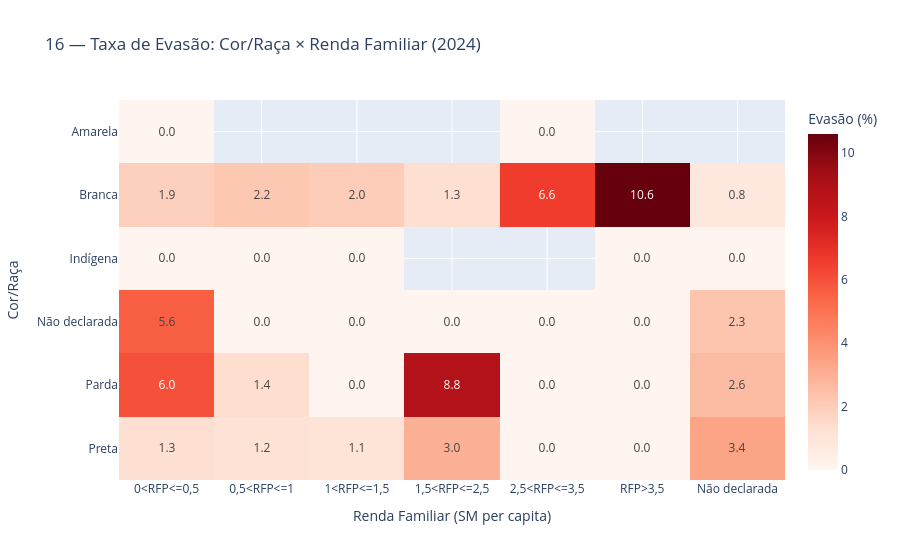

The notebook cell this image was saved under:
### Code cell
# ── Gráfico 16: Evasão — Cor/Raça × Renda Familiar ───────────────────────────

pivot_16 = heatmap_cruzado(
    df, "Cor / Raça", "Renda Familiar", "Evadidos", ordem_x=ORDEM_RENDA
)
fig_16 = px.imshow(
    pivot_16, text_auto=".1f", color_continuous_scale="Reds",
    labels={"color": "Evasão (%)"},
    title=f"16 — Taxa de Evasão: Cor/Raça × Renda Familiar ({ultimo_ano})",
    aspect="auto",
)
fig_16.update_layout(
    xaxis_title="Renda Familiar (SM per capita)", yaxis_title="Cor/Raça",
    coloraxis_colorbar=dict(title="Evasão (%)"),
)
fig_16.show()

### Figure 1 — Plotly figure (JSON) as saved in the notebook; plotly's stock layout.template omitted (floating-point values rounded to 4 significant figures)
{"data": [{"coloraxis": "coloraxis", "hovertemplate": "Renda Familiar: %{x}<br>Cor / Raça: %{y}<br>Evasão (%): %{z}<extra></extra>", "name": "0", "texttemplate": "%{z:.1f}", "type": "heatmap", "x": ["0<RFP<=0,5", "0,5<RFP<=1", "1<RFP<=1,5", "1,5<RFP<=2,5", "2,5<RFP<=3,5", "RFP>3,5", "Não declarada"], "xaxis": "x", "y": ["Amarela", "Branca", "Indígena", "Não declarada", "Parda", "Preta"], "yaxis": "y", "z": [[0.0, NaN, NaN, NaN, 0.0, NaN, NaN], [1.9, 2.2, 2.0, 1.3, 6.6, 10.6, 0.8], [0.0, 0.0, 0.0, NaN, NaN, 0.0, 0.0], [5.6, 0.0, 0.0, 0.0, 0.0, 0.0, 2.3], [6.0, 1.4, 0.0, 8.8, 0.0, 0.0, 2.6], [1.3, 1.2, 1.1, 3.0, 0.0, 0.0, 3.4]]}], "layout": {"coloraxis": {"colorbar": {"title": {"text": "Evasão (%)"}}, "colorscale": [[0, "rgb(255,245,240)"], [0.125, "rgb(254,224,210)"], [0.25, "rgb(252,187,161)"], [0.375, "rgb(252,146,114)"], [0.5, "rgb(251,106,74)"], [0.625, "rgb(239,59,44)"], [0.75, "rgb(203,24,29)"], [0.875, "rgb(165,15,21)"], [1, "rgb(103,0,13)"]]}, "title": {"text": "16 — Taxa de Evasão: Cor/Raça × Renda Familiar (2024)"}, "xaxis": {"anchor": "y", "domain": [0, 1], "title": {"text": "Renda Familiar (SM per capita)"}}, "yaxis": {"anchor": "x", "autorange": "reversed", "domain": [0, 1], "title": {"text": "Cor/Raça"}}}}
